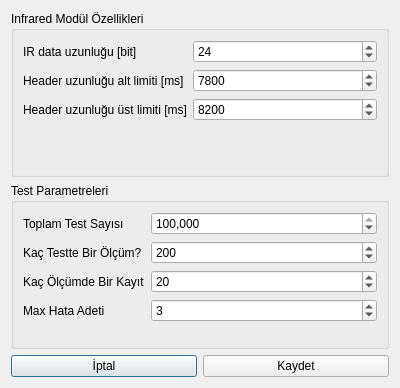
<?xml version="1.0" encoding="UTF-8"?>
<ui version="4.0">
 <class>Dialog</class>
 <widget class="QDialog" name="Dialog">
  <property name="geometry">
   <rect>
    <x>0</x>
    <y>0</y>
    <width>400</width>
    <height>388</height>
   </rect>
  </property>
  <property name="windowTitle">
   <string>Dialog</string>
  </property>
  <layout class="QVBoxLayout" name="verticalLayout">
   <item>
    <widget class="QGroupBox" name="groupBox">
     <property name="title">
      <string>Infrared Modül Özellikleri</string>
     </property>
     <layout class="QFormLayout" name="formLayout">
      <item row="0" column="0">
       <widget class="QLabel" name="label">
        <property name="text">
         <string>IR data uzunluğu [bit]</string>
        </property>
       </widget>
      </item>
      <item row="0" column="1">
       <widget class="QSpinBox" name="spinBox">
        <property name="value">
         <number>24</number>
        </property>
       </widget>
      </item>
      <item row="1" column="0">
       <widget class="QLabel" name="label_2">
        <property name="text">
         <string>Header uzunluğu alt limiti [ms]</string>
        </property>
       </widget>
      </item>
      <item row="1" column="1">
       <widget class="QSpinBox" name="spinBox_2">
        <property name="maximum">
         <number>9999</number>
        </property>
        <property name="singleStep">
         <number>100</number>
        </property>
        <property name="value">
         <number>7800</number>
        </property>
       </widget>
      </item>
      <item row="2" column="0">
       <widget class="QLabel" name="label_3">
        <property name="text">
         <string>Header uzunluğu üst limiti [ms]</string>
        </property>
       </widget>
      </item>
      <item row="2" column="1">
       <widget class="QSpinBox" name="spinBox_3">
        <property name="maximum">
         <number>9999</number>
        </property>
        <property name="singleStep">
         <number>100</number>
        </property>
        <property name="value">
         <number>8200</number>
        </property>
       </widget>
      </item>
     </layout>
    </widget>
   </item>
   <item>
    <widget class="QGroupBox" name="groupBox_2">
     <property name="title">
      <string>Test Parametreleri</string>
     </property>
     <layout class="QFormLayout" name="formLayout_2">
      <item row="0" column="0">
       <widget class="QLabel" name="label_4">
        <property name="text">
         <string>Toplam Test Sayısı</string>
        </property>
       </widget>
      </item>
      <item row="0" column="1">
       <widget class="QSpinBox" name="spinBox_4">
        <property name="showGroupSeparator" stdset="0">
         <bool>true</bool>
        </property>
        <property name="maximum">
         <number>9999999</number>
        </property>
        <property name="singleStep">
         <number>1000</number>
        </property>
        <property name="value">
         <number>100000</number>
        </property>
       </widget>
      </item>
      <item row="1" column="0">
       <widget class="QLabel" name="label_5">
        <property name="text">
         <string>Kaç Testte Bir Ölçüm?</string>
        </property>
       </widget>
      </item>
      <item row="3" column="0">
       <widget class="QLabel" name="label_6">
        <property name="text">
         <string>Max Hata Adeti</string>
        </property>
       </widget>
      </item>
      <item row="2" column="0">
       <widget class="QLabel" name="label_7">
        <property name="text">
         <string>Kaç Ölçümde Bir Kayıt</string>
        </property>
       </widget>
      </item>
      <item row="1" column="1">
       <widget class="QSpinBox" name="spinBox_5">
        <property name="maximum">
         <number>9999</number>
        </property>
        <property name="singleStep">
         <number>50</number>
        </property>
        <property name="value">
         <number>200</number>
        </property>
       </widget>
      </item>
      <item row="2" column="1">
       <widget class="QSpinBox" name="spinBox_6">
        <property name="maximum">
         <number>999</number>
        </property>
        <property name="singleStep">
         <number>10</number>
        </property>
        <property name="value">
         <number>20</number>
        </property>
       </widget>
      </item>
      <item row="3" column="1">
       <widget class="QSpinBox" name="spinBox_7">
        <property name="value">
         <number>3</number>
        </property>
       </widget>
      </item>
     </layout>
    </widget>
   </item>
   <item>
    <layout class="QHBoxLayout" name="horizontalLayout">
     <item>
      <widget class="QPushButton" name="cancel_button">
       <property name="text">
        <string>İptal</string>
       </property>
      </widget>
     </item>
     <item>
      <widget class="QPushButton" name="save_button">
       <property name="text">
        <string>Kaydet</string>
       </property>
      </widget>
     </item>
    </layout>
   </item>
  </layout>
 </widget>
 <resources/>
 <connections/>
</ui>
